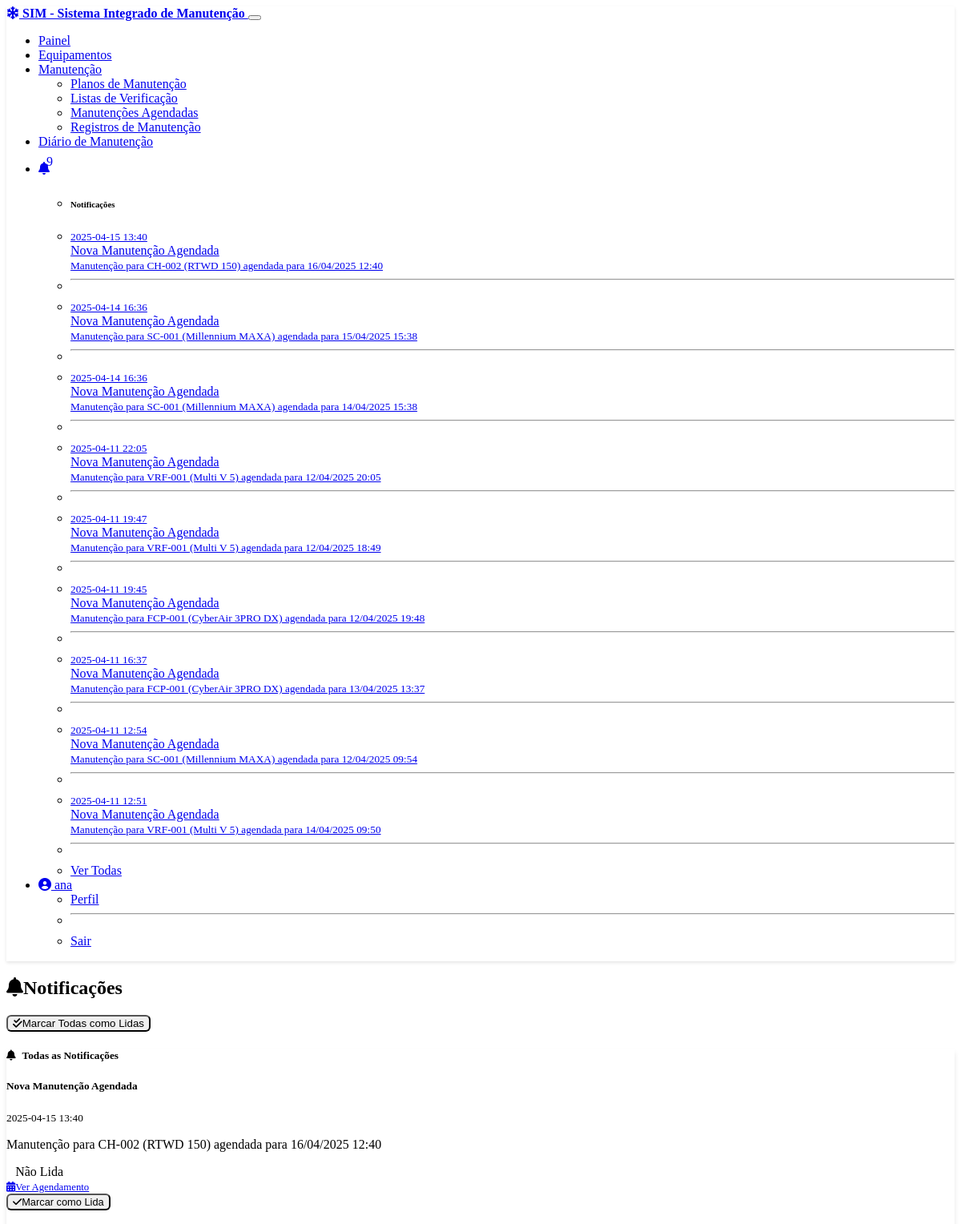
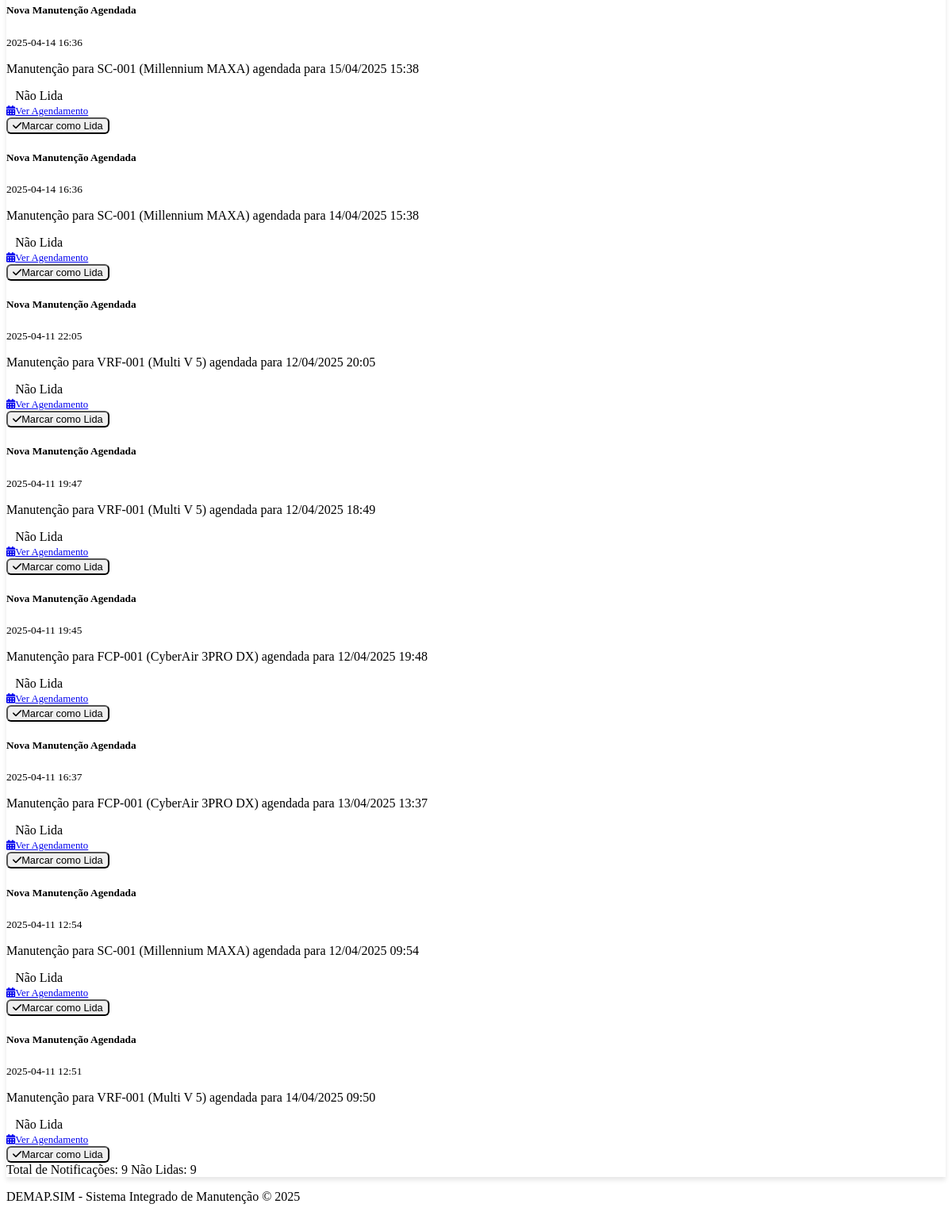
The app's page /maintenance/notifications (signed in) with its own data (2 pictures, top to bottom).
### models.py (models this page shows, shortened)
class Notification(db.Model):
    __tablename__ = 'notifications'
    id = db.Column(db.Integer, primary_key=True)
    user_id = db.Column(db.Integer, db.ForeignKey('users.id'), nullable=False)
    schedule_id = db.Column(db.Integer, db.ForeignKey('maintenance_schedules.id'))
    title = db.Column(db.String(100), nullable=False)
    message = db.Column(db.Text, nullable=False)
    created_at = db.Column(db.DateTime, default=datetime.utcnow)
    read = db.Column(db.Boolean, default=False)

class User(UserMixin, db.Model):
    __tablename__ = 'users'
    id = db.Column(db.Integer, primary_key=True)
    username = db.Column(db.String(64), unique=True, nullable=False)
    email = db.Column(db.String(120), unique=True, nullable=False)
    password_hash = db.Column(db.String(256), nullable=False)
    first_name = db.Column(db.String(64), nullable=False)
    last_name = db.Column(db.String(64), nullable=False)
    role = db.Column(db.String(20), nullable=False, default=UserRole.TECHNICIAN.value)
    phone = db.Column(db.String(20))
    created_at = db.Column(db.DateTime, default=datetime.utcnow)
    active = db.Column(db.Boolean, default=True)
    maintenance_records = db.relationship('MaintenanceRecord', backref='technician', lazy=True)
    notifications = db.relationship('Notification', backref='user', lazy=True)
    def is_admin(self):
        return self.role == UserRole.ADMIN.value
    def is_supervisor(self):
        return self.role == UserRole.SUPERVISOR.value

### controllers/maintenance.py (the view)
@maintenance_bp.route('/notifications')
@login_required
def notifications():
    user_notifications = Notification.query.filter_by(
        user_id=current_user.id
    ).order_by(Notification.created_at.desc()).all()
    return render_template('maintenance/notifications.html', notifications=user_notifications)

### app.py (called while the page is built)
@app.before_request
def before_request():
    if current_user.is_authenticated:
        session.permanent = True
        g.user = current_user
    else:
        g.user = None

@app.template_filter('format_datetime')
def format_datetime(value):
    if isinstance(value, datetime):
        return value.strftime('%Y-%m-%d %H:%M')
    return value

    @login_manager.user_loader
    def load_user(user_id):
        return User.query.get(int(user_id))

### templates/maintenance/notifications.html
{% extends "layout.html" %}
{% block content %}
<div class="row mb-4">
    <div class="col">
        <div class="d-flex justify-content-between align-items-center">
            <h2 class="border-bottom pb-2"><i class="fas fa-bell me-2"></i>Notificações</h2>
            <form action="{{ url_for('maintenance.mark_all_notifications_read') }}" method="post">
                <button type="submit" class="btn btn-success">
                    <i class="fas fa-check-double me-2"></i>Marcar Todas como Lidas
                </button>
            </form>
        </div>
    </div>
</div>
<div class="card shadow">
    <div class="card-header bg-info text-white">
        <h5 class="mb-0"><i class="fas fa-bell me-2"></i>Todas as Notificações</h5>
    </div>
    <div class="card-body">
        {% if notifications %}
            <div class="list-group">
                {% for notification in notifications %}
                    <div class="list-group-item list-group-item-action {% if not notification.read %}list-group-item-primary{% endif %}">
                        <div class="d-flex w-100 justify-content-between">
                            <h5 class="mb-1">{{ notification.title }}</h5>
                            <small>{{ notification.created_at|format_datetime }}</small>
                        </div>
                        <p class="mb-1">{{ notification.message }}</p>
                        <div class="d-flex justify-content-between align-items-center">
                            <span class="badge bg-{{ 'success' if notification.read else 'warning' }}">
                                {{ 'Lida' if notification.read else 'Não Lida' }}
                            </span>
                            <div>
                                {% if notification.schedule_id %}
                                <a href="{{ url_for('maintenance.view_schedule', schedule_id=notification.schedule_id) }}" class="btn btn-sm btn-info me-2">
                                    <i class="fas fa-calendar-alt me-1"></i>Ver Agendamento
                                </a>
                                {% endif %}
                                {% if not notification.read %}
                                <form action="{{ url_for('maintenance.mark_notification_read', notification_id=notification.id) }}" method="post" class="d-inline">
                                    <button type="submit" class="btn btn-sm btn-success">
                                        <i class="fas fa-check me-1"></i>Marcar como Lida
                                    </button>
                                </form>
                                {% endif %}
                            </div>
                        </div>
                    </div>
                {% endfor %}
            </div>
        {% else %}
            <div class="alert alert-info">
                <i class="fas fa-info-circle me-2"></i>Você não possui notificações.
            </div>
        {% endif %}
    </div>
    <div class="card-footer">
        <div class="d-flex justify-content-between align-items-center">
            <span>Total de Notificações: {{ notifications|length }}</span>
            <span>Não Lidas: {{ notifications|selectattr('read', 'equalto', false)|list|length }}</span>
        </div>
    </div>
</div>
{% endblock %}

### templates/layout.html (shortened to what this page needs)
<!DOCTYPE html>
<html lang="pt-BR" data-bs-theme="dark">
<head>
    <link rel="stylesheet" href="https://cdn.replit.com/agent/bootstrap-agent-dark-theme.min.css">
    <link rel="stylesheet" href="https://cdnjs.cloudflare.com/ajax/libs/font-awesome/6.0.0/css/all.min.css">
    <link rel="stylesheet" href="{{ url_for('static', filename='css/custom.css') }}">
</head>
<body>
    <nav class="navbar navbar-expand-lg navbar-dark bg-dark">
        <div class="container">
            <a class="navbar-brand" href="{{ url_for('maintenance.dashboard') if current_user.is_authenticated else url_for('users.login') }}">
                <i class="fas fa-snowflake me-2"></i> SIM - Sistema Integrado de Manutenção
            </a>
            <button class="navbar-toggler" type="button" data-bs-toggle="collapse" data-bs-target="#navbarNav" aria-controls="navbarNav" aria-expanded="false" aria-label="Toggle navigation">
            </button>
            <div class="collapse navbar-collapse" id="navbarNav">
                {% if current_user.is_authenticated %}
                <ul class="navbar-nav me-auto">
                    <li class="nav-item">
                        <a class="nav-link" href="{{ url_for('maintenance.dashboard') }}">Painel</a>
                    </li>
                    <li class="nav-item">
                        <a class="nav-link" href="{{ url_for('equipment.index') }}">Equipamentos</a>
                    </li>
                    <li class="nav-item dropdown">
                        <a class="nav-link dropdown-toggle" href="#" id="maintenanceDropdown" role="button" data-bs-toggle="dropdown" aria-expanded="false">
                            Manutenção
                        </a>
                        <ul class="dropdown-menu" aria-labelledby="maintenanceDropdown">
                            <li><a class="dropdown-item" href="{{ url_for('maintenance.plans') }}">Planos de Manutenção</a></li>
                            <li><a class="dropdown-item" href="{{ url_for('maintenance.checklists') }}">Listas de Verificação</a></li>
                            <li><a class="dropdown-item" href="{{ url_for('maintenance.schedule_list') }}">Manutenções Agendadas</a></li>
                            <li><a class="dropdown-item" href="{{ url_for('maintenance.records') }}">Registros de Manutenção</a></li>
                        </ul>
                    </li>
                    <li class="nav-item">
                        <a class="nav-link" href="{{ url_for('diario.index') }}">Diário de Manutenção</a>
                    </li>
                </ul>
                <ul class="navbar-nav">
                    <li class="nav-item dropdown">
                        <a class="nav-link dropdown-toggle" href="#" id="notificationsDropdown" role="button" data-bs-toggle="dropdown" aria-expanded="false">
                            <i class="fas fa-bell"></i>
                            {% set unread_notifications = current_user.notifications|selectattr('read', 'equalto', false)|list %}
                            {% if unread_notifications %}
                            <span class="badge bg-danger">{{ unread_notifications|length }}</span>
                            {% endif %}
                        </a>
                        <ul class="dropdown-menu dropdown-menu-end" aria-labelledby="notificationsDropdown" style="min-width: 300px;">
                            <li><h6 class="dropdown-header">Notificações</h6></li>
                            {% if current_user.notifications %}
                                {% set notifications_sorted = current_user.notifications|sort(attribute='created_at', reverse=true) %}
                                {% set counter = 0 %}
                                {% for notification in notifications_sorted %}
                                    {% if counter < 5 %}
                                        {% set counter = counter + 1 %}
                                        <li>
                                            <a class="dropdown-item {% if not notification.read %}fw-bold{% endif %}" href="{{ url_for('maintenance.view_schedule', schedule_id=notification.schedule_id) if notification.schedule_id else '#' }}">
                                                <small class="text-muted">{{ notification.created_at.strftime('%Y-%m-%d %H:%M') }}</small><br>
                                                {{ notification.title }}<br>
                                                <small>{{ notification.message }}</small>
                                            </a>
                                        </li>
                                        {% if not loop.last and counter < 5 %}<li><hr class="dropdown-divider"></li>{% endif %}
                                    {% endif %}
                                {% endfor %}
                                <li><hr class="dropdown-divider"></li>
                                <li><a class="dropdown-item text-center" href="{{ url_for('maintenance.notifications') }}">Ver Todas</a></li>
                            {% else %}
                                <li><a class="dropdown-item text-center">Sem notificações</a></li>
                            {% endif %}
                        </ul>
                    </li>
                    <li class="nav-item dropdown">
                        <a class="nav-link dropdown-toggle" href="#" id="userDropdown" role="button" data-bs-toggle="dropdown" aria-expanded="false">
                            <i class="fas fa-user-circle me-1"></i> {{ current_user.username }}
                        </a>
                        <ul class="dropdown-menu dropdown-menu-end" aria-labelledby="userDropdown">
                            <li><a class="dropdown-item" href="{{ url_for('users.profile') }}">Perfil</a></li>
                            <li><hr class="dropdown-divider"></li>
                            <li><a class="dropdown-item" href="{{ url_for('users.logout') }}">Sair</a></li>
                        </ul>
                    </li>
                </ul>
                {% endif %}
            </div>
        </div>
    </nav>
    <main class="container my-4">
        {% block content %}{% endblock %}
    </main>
    <footer class="footer mt-auto py-3 bg-dark">
        <div class="container text-center">
            <span class="text-muted">DEMAP.SIM - Sistema Integrado de Manutenção  &copy; 2025</span>
        </div>
    </footer>
</body>
</html>

### static/css/custom.css (style rules this page uses)
body { min-height: 100vh; display: flex; flex-direction: column; }
main { flex: 1; }
.card { box-shadow: 0 4px 6px rgba(0, 0, 0, 0.1); transition: transform 0.3s ease, box-shadow 0.3s ease; }
.navbar { box-shadow: 0 2px 4px rgba(0, 0, 0, 0.1); }
.navbar-brand { font-weight: bold; }
.nav-link { position: relative; }
.nav-link .badge { position: absolute; top: 0; right: 0; transform: translate(50%, -50%); }
.footer { margin-top: auto; padding-top: 1rem; padding-bottom: 1rem; }
.badge { font-weight: normal; padding: 0.5em 0.7em; }
.card-header i { margin-right: 0.5rem; }
.btn { border-radius: 0.375rem; font-weight: 500; }
.btn-sm { font-size: 0.8rem; }

### records on screen
Notification: created_at "2025-04-15 13:40", title "Nova Manutenção Agendada", message "Manutenção para CH-002 (RTWD 150) agendada para 16/04/2025 12:40", read "Não Lida"
Notification: created_at "2025-04-14 16:36", title "Nova Manutenção Agendada", message "Manutenção para SC-001 (Millennium MAXA) agendada para 15/04/2025 15:38", read "Não Lida"
Notification: created_at "2025-04-14 16:36", title "Nova Manutenção Agendada", message "Manutenção para SC-001 (Millennium MAXA) agendada para 14/04/2025 15:38", read "Não Lida"
Notification: created_at "2025-04-11 22:05", title "Nova Manutenção Agendada", message "Manutenção para VRF-001 (Multi V 5) agendada para 12/04/2025 20:05", read "Não Lida"
Notification: created_at "2025-04-11 19:47", title "Nova Manutenção Agendada", message "Manutenção para VRF-001 (Multi V 5) agendada para 12/04/2025 18:49", read "Não Lida"
Notification: created_at "2025-04-11 19:45", title "Nova Manutenção Agendada", message "Manutenção para FCP-001 (CyberAir 3PRO DX) agendada para 12/04/2025 19:48", read "Não Lida"
Notification: created_at "2025-04-11 16:37", title "Nova Manutenção Agendada", message "Manutenção para FCP-001 (CyberAir 3PRO DX) agendada para 13/04/2025 13:37", read "Não Lida"
Notification: created_at "2025-04-11 12:54", title "Nova Manutenção Agendada", message "Manutenção para SC-001 (Millennium MAXA) agendada para 12/04/2025 09:54", read "Não Lida"
Notification: created_at "2025-04-11 12:51", title "Nova Manutenção Agendada", message "Manutenção para VRF-001 (Multi V 5) agendada para 14/04/2025 09:50", read "Não Lida"
User: username "ana"

### other values on screen
{{ unread_notifications|length }} "9"
{{ notifications|length }} "9"
{{ notifications|selectattr('read', 'equalto', false)|list|length }} "9"
